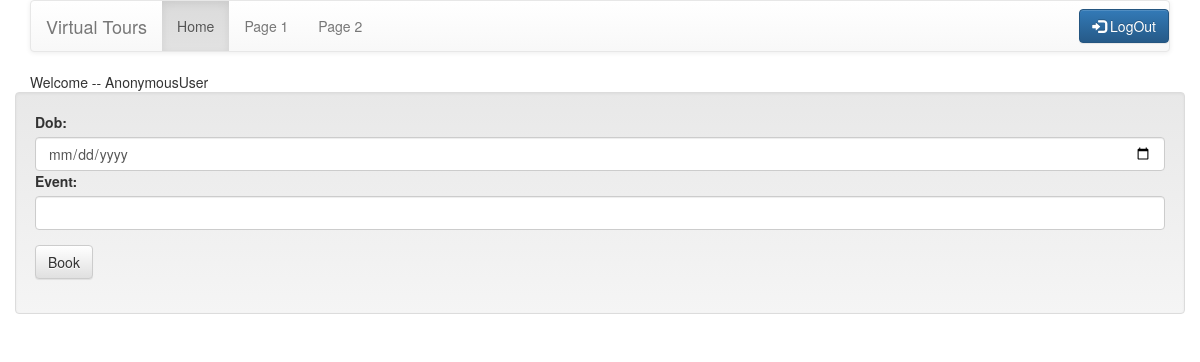
/agents/, run on an earlier commit of the app's database.
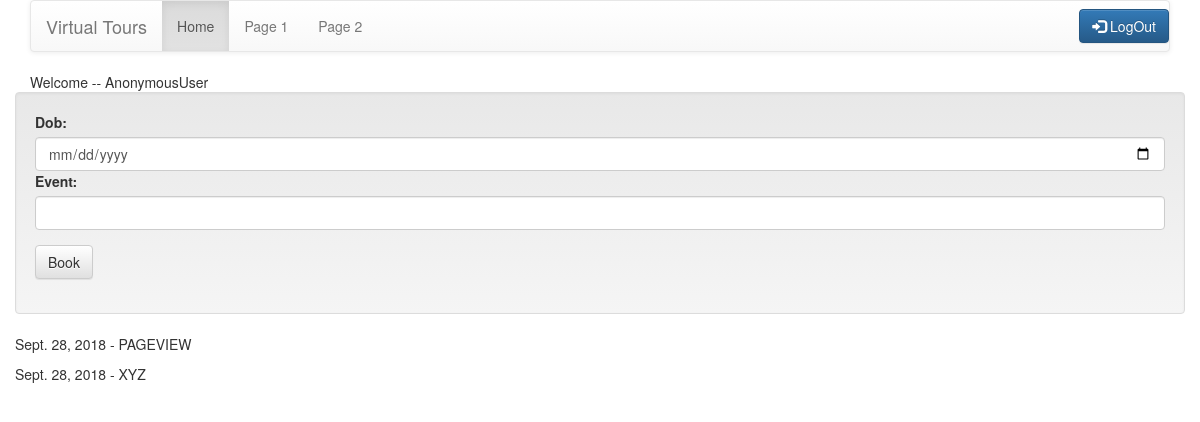
And on a later commit of the database.
### agents/models.py (models this page shows, shortened)
class Booking(models.Model):
    dob = models.DateField()
    event = models.CharField(max_length=200)

### agents/views.py (the view, shortened to what this page needs)
# urls.py: path('', views.index, name='index'),
def index(request):
    form = BookEvent()
    bookings = Booking.objects.all()
    return render(request, 'agents/index.html', {'eventform': form, 'bookings': bookings})

### agents/forms.py
class BookEvent(forms.ModelForm):
    class Meta:
            model = Booking
            fields = ('dob', 'event')
            widgets = {
                'dob': forms.DateInput(attrs={'class': 'form-control', 'type': 'date'}),
                'event': forms.TextInput(attrs={'class': 'form-control'}),
            }

### agents/templates/agents/index.html (shortened to what this page needs)
{% extends 'agents/base.html' %}
{% block content %}
<div class="row">
  <div class="col-md-10">
    Welcome -- {{ user }}
  </div>
  <div class="col-md-2">
  </div>
</div>
<div class="row">
  <div class="well">
    <form method="POST">
      <div class="form-group">
        {{ eventform }}
      </div>
      <div class="form-group">
        <button type="submit" class="btn btn-default">Book</button>
      </div>
    </form>
  </div>
</div>
<div class="row">
  {% for booking in bookings%}
  <p> {{ booking.dob }} - {{ booking.event }} </p>
  {% endfor %}
</div>
{% endblock %}

### agents/templates/agents/base.html (shortened to what this page needs)
{% load static %}
<html>
<head>
    <link rel="stylesheet" href="//maxcdn.bootstrapcdn.com/bootstrap/3.2.0/css/bootstrap.min.css">
    <link rel="stylesheet" href="//maxcdn.bootstrapcdn.com/bootstrap/3.2.0/css/bootstrap-theme.min.css">
    <link rel="stylesheet" href="{% static 'agents/style.css' %}">
</head>
<body>
    <div class="container">
        <div>
            <nav class="navbar navbar-default">
                <div class="container-fluid">
                    <div class="navbar-header">
                        <a class="navbar-brand" href="#">Virtual Tours</a>
                    </div>
                    <ul class="nav navbar-nav">
                        <li class="active"><a href="#">Home</a></li>
                        <li><a href="#">Page 1</a></li>
                        <li><a href="#">Page 2</a></li>
                    </ul>
                    <ul class="nav navbar-nav navbar-right">
                        <a href="{% url 'signout' %}">
                            <button class="btn btn-primary navbar-btn">
                                <span class="glyphicon glyphicon-log-in"></span> LogOut
                            </button>
                        </a>
                    </ul>
                </div>
            </nav>
        </div>
        {% block content %}
        {% endblock %}
    </div>
</body>
</html>

What changed in the data, as far as the page shows it:
added Booking: dob "Sept. 28, 2018", event "PAGEVIEW"
added Booking: dob "Sept. 28, 2018", event "XYZ"
